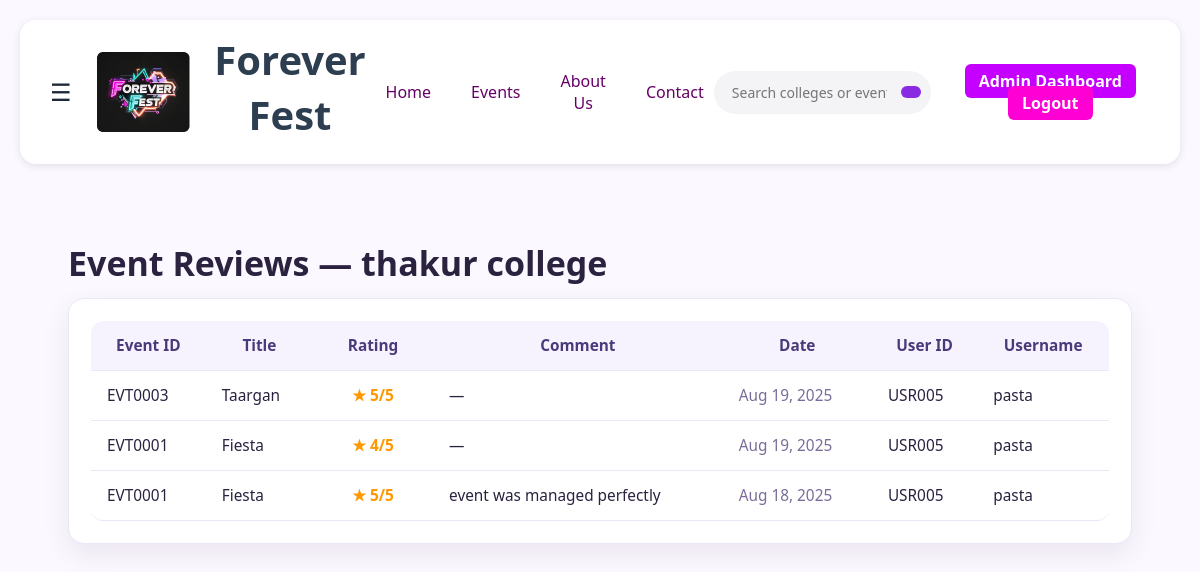
The page /events/admin/reviews/ (signed in) on the database its author committed.
### colleges/models.py (models this page shows, shortened)
class College(models.Model):
    college_id  = models.CharField(max_length=20, primary_key=True, unique=True, default=generate_college_id)
    name        = models.CharField(max_length=100, unique=True)
    contact_no  = models.CharField(max_length=15, blank=True, null=True)
    email       = models.EmailField(max_length=120, blank=True, null=True)
    location    = models.CharField(max_length=120, blank=True, null=True)
    owner_admin = models.OneToOneField(
    AdminProfile, on_delete=models.CASCADE, related_name='college',
    null=True, blank=True
    )
    logo  = models.ImageField(upload_to="college_logos/",blank=True,null=True)
    created_at = models.DateTimeField(auto_now_add=True)

### ugc/models.py (models this page shows, shortened)
class Review(models.Model):
    review_id = models.CharField(primary_key=True, max_length=20, default=generate_review_id)
    user = models.ForeignKey(UserProfile, on_delete=models.CASCADE, related_name="reviews")
    event = models.ForeignKey(Event, to_field="event_id", db_column="event_id", on_delete=models.CASCADE, related_name="reviews")
    rating = models.IntegerField(default=0)
    comment = models.CharField(max_length=200, blank=True)
    date_posted = models.DateField(auto_now_add=True)
    class Meta:
        db_table = "reviews"

### events/models.py (models this page shows, shortened)
class Event(models.Model):
    image_url = models.CharField(max_length=255, blank=True)
    event_id = models.CharField(primary_key=True, max_length=20, default=generate_event_id)
    college = models.ForeignKey(College,to_field="college_id", db_column="college_id",on_delete=models.CASCADE, related_name="events",)
    title = models.CharField(max_length=80)
    description = models.TextField(blank=True)
    date_time = models.DateTimeField(null=True, blank=True)
    location = models.CharField(max_length=120, blank=True)
    created_by = models.ForeignKey(AdminProfile,to_field="admin_id",db_column="created_by",on_delete=models.SET_NULL,null=True,blank=True,related_name="created_events",)
    class Meta:
        db_table = "events"

### accounts/models.py (models this page shows, shortened)
class UserProfile(models.Model):
    user_id = models.CharField(primary_key=True, max_length=20, default=generate_user_id, editable=False)
    username = models.CharField(max_length=25)
    email = models.EmailField(max_length=25, unique=True)
    password = models.CharField(max_length=128)
    profile_info = models.CharField(max_length=50, blank=True, null=True)
    preferences = models.CharField(max_length=20, blank=True, null=True)

### events/views.py (the view)
# urls.py: path("admin/reviews/", views.admin_event_reviews_view, name="admin_event_reviews"),
@require_http_methods(["GET"])
def admin_event_reviews_view(request):
    gate = _require_admin(request)
    if gate is None:
        return redirect("admin_login")
    admin, college = gate
    event_scope = Event.objects.all()
    if Event._meta.get_field("created_by"):  # defensive
        event_scope = event_scope.filter(created_by=admin)
    if college:
        event_scope = event_scope.filter(college=college)
    event_ids = event_scope.values_list("event_id", flat=True)
    reviews_qs = (
        Review.objects
        .filter(event__college=college)
        .select_related("event", "user")
        .order_by("-date_posted", "-review_id")
    )
    aggregates = (
        reviews_qs.values("event_id", "event__title")
        .annotate(
            avg_rating=Avg("rating"),
            review_count=Count("review_id"),
            last_date=Max("date_posted"),
        )
        .order_by("-avg_rating", "-review_count", "event__title")
    )
    latest_map = {}
    for r in reviews_qs:
        eid = r.event.event_id
        if eid not in latest_map:
            latest_map[eid] = r  # first in ordered list is latest
    context = {
        "admin": admin,
        "college": college,
        "aggregates": aggregates,
        "latest_map": latest_map,
        "reviews": reviews_qs[:50],   # if you want a quick recent list at bottom
    }
    return render(request, "events/admin_event_reviews.html", context)

### events/views.py (called while the page is built)
def _require_admin(request):
    admin_id = request.session.get(ADMIN_SESSION_KEY)
    if not admin_id:
        messages.error(request, "Please log in as admin.")
        return None
    try:
        admin = AdminProfile.objects.select_related("college").get(admin_id=admin_id)
    except AdminProfile.DoesNotExist:
        messages.error(request, "Session invalid. Please log in again.")
        return None
    college = getattr(admin, "college", None)
    if college is None:
        college = College.objects.filter(owner_admin=admin).first()
    return admin, college

### events/templates/events/admin_event_reviews.html (shortened to what this page needs)
{% extends "accounts/base.html" %}
{% load static %}
{% block content %}
<link rel="stylesheet" href="{% static 'css/admin_events_reviews.css' %}">
<div class="container">
  <h2>Event Reviews{% if college %} — {{ college.name|lower }}{% endif %}</h2>
  <div class="card">
    <div class="card-body">
      {% if reviews %}
        <div class="table-responsive">
          <table class="table styled-table">
            <thead>
              <tr>
                <th class="nowrap">Event ID</th>
                <th>Title</th>
                <th class="w-120 text-center">Rating</th>
                <th>Comment</th>
                <th class="nowrap">Date</th>
                <th class="nowrap">User ID</th>
                <th>Username</th>
              </tr>
            </thead>
            <tbody>
              {% for r in reviews %}
                <tr>
                  <td class="fw-semibold">{{ r.event.event_id }}</td>
                  <td>{{ r.event.title }}</td>
                  <td class="text-center rating">★ {{ r.rating }}/5</td>
                  <td>{{ r.comment|default:"—" }}</td>
                  <td class="nowrap text-muted">{{ r.date_posted|date:"M d, Y" }}</td>
                  <td class="nowrap">{{ r.user.user_id }}</td>
                  <td>{{ r.user.username }}</td>
                </tr>
              {% endfor %}
            </tbody>
          </table>
        </div>
      {% else %}
        <p class="text-muted">No reviews yet for your college’s events.</p>
      {% endif %}
    </div>
  </div>
</div>
{% endblock %}

### static/css/style.css (style rules this page uses)
body { font-family: 'Inter', sans-serif; margin: 0; padding: 0; background: #fffafc; }
body { background: #F7F8FC; }
body, html { height: 100%; margin: 0; }
.text-center { text-align: center; }
:root { --primary-color: #2c3e50; --secondary-color: #3498db; --accent-color: #e74c3c; --light-color: #f5f7fa; --dark-color: #2c4e50; --shadow: 0 4px 6px rgba(0,0,0,.1); --radius: 8px; --page-max-width: 1200px; }
* { margin: 0; padding: 0; box-sizing: border-box; font-family: 'Segoe UI', Tahoma, Geneva, Verdana, sans-serif; }
body { background: var(--light-color); color: var(--dark-color); padding: 20px; }
body { margin: 0; font-family: 'Inter', sans-serif; background: #fffafc; color: #222; }

### static/css/admin_events_reviews.css (style rules this page uses)
:root { --bg:#fbf8ff; --card:#fff; --ink:#2b2240; --muted:#7a6d99; --line:#ece7f7; --brand:#7b3fe4; --shadow:0 10px 28px rgba(34,18,51,.08); --radius:16px; }
body { background:var(--bg); color:var(--ink); }
.container { max-width:1100px; margin:0 auto; padding:36px 18px 64px; }
h2 { margin:0 0 12px; font-size:clamp(22px,3vw,34px); font-weight:800; }
.card { background:var(--card); border:1px solid var(--line); border-radius:var(--radius); box-shadow:var(--shadow); overflow:hidden; }
.card-body { padding:22px; }
.table-responsive { overflow-x:auto; }
.table { width:100%; border-collapse:separate; border-spacing:0; font-size:.96rem; }
.table thead th { background:#f6f3ff; color:#4b3a7a; font-weight:700; border-bottom:1px solid var(--line); padding:14px 16px; }
.table td { padding:14px 16px; border-bottom:1px solid var(--line); vertical-align:middle; }
.table thead th:first-child { border-top-left-radius:12px; }
.table thead th:last-child { border-top-right-radius:12px; }
.table tr:last-child td:first-child { border-bottom-left-radius:12px; }
.table tr:last-child td:last-child { border-bottom-right-radius:12px; }
.rating { font-weight:800; color:#ff9800; }
.text-muted { color:var(--muted)!important; }
.nowrap { white-space:nowrap; }
.w-120 { width:120px; }

### rows shown on the page
College: name "thakur college"
Review: event.event_id "EVT0003", event "Taargan", rating "5", comment "—", date_posted "Aug 19, 2025", user.user_id "USR005", user.username "pasta"
Review: event.event_id "EVT0001", event "Fiesta", rating "4", comment "—", date_posted "Aug 19, 2025", user.user_id "USR005", user.username "pasta"
Review: event.event_id "EVT0001", event "Fiesta", rating "5", comment "event was managed perfectly", date_posted "Aug 18, 2025", user.user_id "USR005", user.username "pasta"
